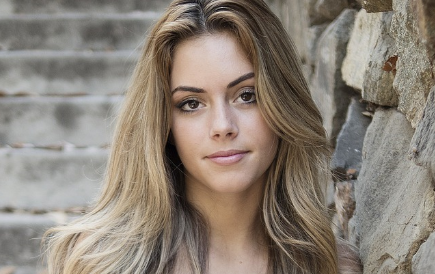
#> input picture Face Detection/Resimden Yüz algılama/face.png, 435 x 274 px
$ python yuz.py
#> lines starting #> are read from the running program, lines starting #| are printed output that depends on the picture; after the words box and inside, x2 and y2 are one past the last pixel; in counts of white or black regions, pixels touching at a corner belong together
import cv2

img=cv2.imread("face.png")
#> img is the input picture: shape (274, 435, 3); mean B, G, R 119.3, 130, 140.1
img2=cv2.imread("face2.jpg")
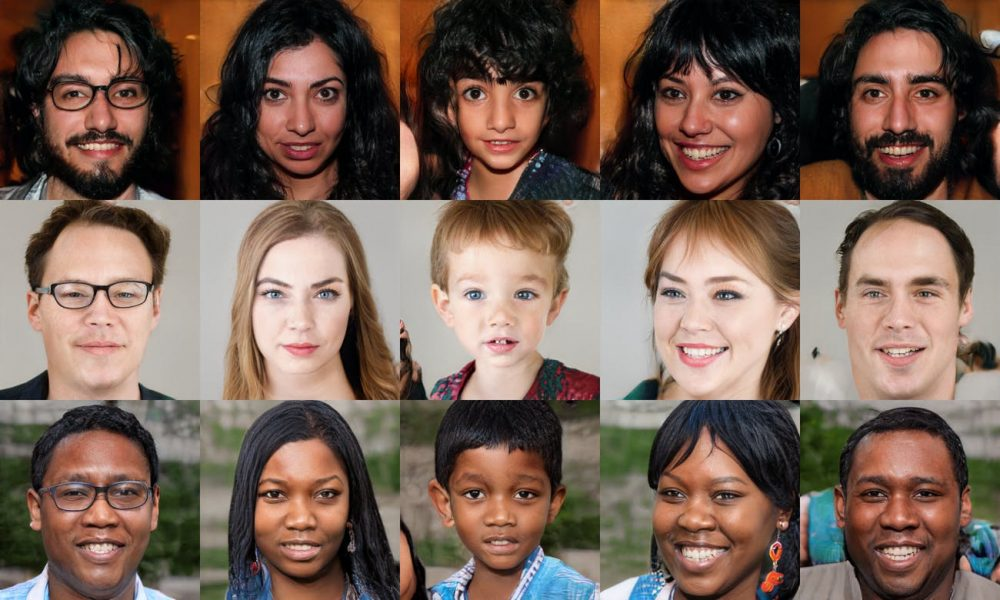
#> input picture Face Detection/Resimden Yüz algılama/face2.jpg, 1000 x 600 px
#> img2 is the input picture: shape (600, 1000, 3); mean B, G, R 85.1, 96.7, 118.6

face_cascade=cv2.CascadeClassifier("frontalface.xml")

gray=cv2.cvtColor(img2,cv2.COLOR_BGR2GRAY)
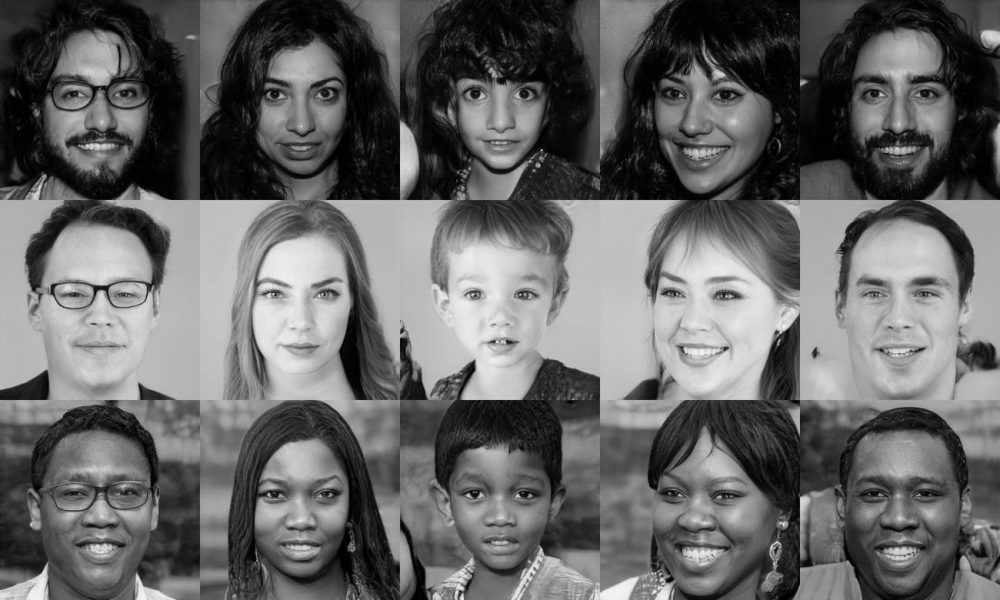
#> gray: shape (600, 1000); min 0, max 252, mean 101.9

faces=face_cascade.detectMultiScale(gray,1.3,5)
#> faces = 15 rows, first 6: [245, 52, 114, 114], [444, 56, 112, 112], [235, 246, 129, 129], [822, 231, 152, 152], [240, 446, 122, 122], [438, 446, 122, 122]

for (x,y,w,h) in faces:
    cv2.rectangle(img2,(x,y),(x+w,y+h),(0,255,),2)
#> this loop made 15 passes
#> (x, y, w, h) on passes 1 to 12: (245, 52, 114, 114), (444, 56, 112, 112), (235, 246, 129, 129), (822, 231, 152, 152), (240, 446, 122, 122), (438, 446, 122, 122), (27, 40, 141, 141), (834, 40, 136, 136), (632, 44, 134, 134), (630, 236, 151, 151), (426, 237, 146, 146), (26, 240, 145, 145)
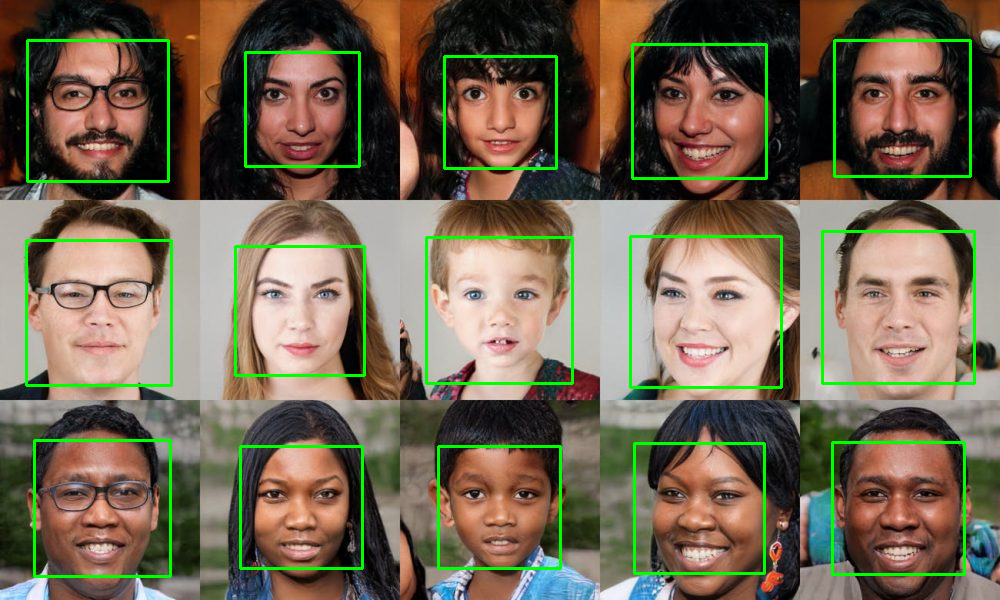
#> img2: shape (600, 1000, 3); 3.99% of pixels changed, all inside (x1, y1, x2, y2) = (25, 39, 976, 578)

cv2.imshow("Fce",img2)

cv2.waitKey(0)
cv2.destroyAllWindows()
